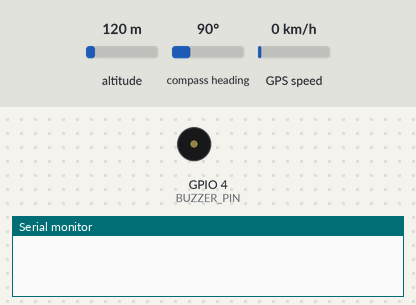
The sketch below on a simulated Seeed XIAO ESP32-C3. On the bench: buzzer (waves = sounding, pin HIGH), the last lines printed to the serial monitor. Inputs (shaded band) come from the test bench; at power-on: GPS speed 0 km/h, altitude 120 m, compass heading 90°. WiFi joins after 1.5 s; servers stay silent unless stated; uploads are accepted with an empty reply; the GPS gets a fix after 3 s at 37.7749, -122.4194 with 8 satellites.

Above: at 0.0 s.
At 8.4 s:
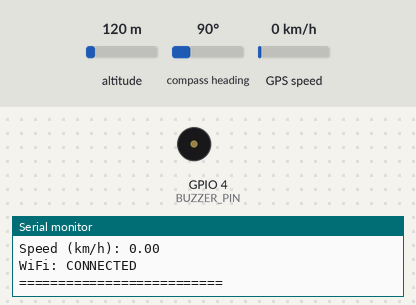
8.5 s: GPS speed set to 30 km/h
12.0 s: GPS speed set to 2 km/h
Timing chart, 0 to 37.5 s (numbered marks = the images above; inputs shaded):
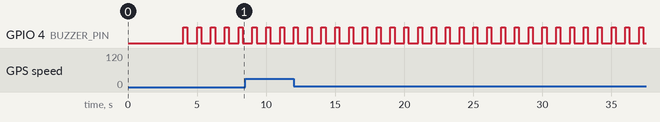

The sketch:

xiao_esp32c3_gps.ino
```cpp
#include <WiFi.h>
#include <HTTPClient.h>
#include <ArduinoJson.h>
#include <TinyGPSPlus.h>

// ==========================================
// XIAO ESP32-C3 + NEO-6M GPS TRACKER
// GPS + WIFI + GEOFENCE + BUZZER
// ==========================================

// GPS CONNECTION
#define GPS_RX_PIN 20       // D7 - GPIO20
#define GPS_TX_PIN 21       // D6 - GPIO21
#define GPS_BAUD 9600

HardwareSerial gpsSerial(1);
TinyGPSPlus gps;

// BUZZER CONNECTION
#define BUZZER_PIN 4        // D2 - GPIO4
#define BUZZER_ACTIVE_LEVEL HIGH

// ==========================================
// WIFI CONFIGURATION
// ==========================================

const char* WIFI_SSID = "Dhruv";
const char* WIFI_PASSWORD = "1234567890";

// ==========================================
// FLASK SERVER CONFIGURATION
// ==========================================

// Laptop IPv4 address
const char* API_URL =
  "http://172.28.195.225:5000/api/location";

// Must match app.py API key
const char* DEVICE_API_KEY = "change-this-device-key";

const char* DEVICE_ID = "xiao-gps-01";

// ==========================================
// GEOFENCE CONFIGURATION
// ==========================================

const double HOME_LATITUDE = 29.857022;
const double HOME_LONGITUDE = 77.916778;

const double GEOFENCE_RADIUS = 100.0;

// ==========================================
// TIMING CONFIGURATION
// ==========================================

const unsigned long SEND_INTERVAL = 10000;
const unsigned long WIFI_RETRY_INTERVAL = 10000;
const unsigned long GPS_TIMEOUT = 5000;
const unsigned long STATUS_INTERVAL = 3000;

unsigned long lastSendTime = 0;
unsigned long lastWiFiAttempt = 0;
unsigned long lastStatusTime = 0;

bool outsideZone = false;
bool geofenceKnown = false;

// ==========================================
// BUZZER CONTROL
// ==========================================

void buzzerOn() {
  digitalWrite(BUZZER_PIN, BUZZER_ACTIVE_LEVEL);
}

void buzzerOff() {
  digitalWrite(BUZZER_PIN,
    BUZZER_ACTIVE_LEVEL == HIGH ? LOW : HIGH);
}

void updateBuzzer() {

  if (!geofenceKnown || !outsideZone) {
    buzzerOff();
    return;
  }

  // Beep pattern: 300ms ON, 700ms OFF
  unsigned long cycleTime = millis() % 1000;

  if (cycleTime < 300) {
    buzzerOn();
  } else {
    buzzerOff();
  }
}

// ==========================================
// WIFI CONNECTION
// ==========================================

void connectWiFi() {

  Serial.println("Connecting to WiFi...");

  WiFi.mode(WIFI_STA);
  WiFi.setSleep(false);
  WiFi.setAutoReconnect(true);

  WiFi.begin(WIFI_SSID, WIFI_PASSWORD);

  lastWiFiAttempt = millis();
}

void maintainWiFi() {

  if (WiFi.status() == WL_CONNECTED) {
    return;
  }

  if (millis() - lastWiFiAttempt >= WIFI_RETRY_INTERVAL) {

    Serial.println("Reconnecting WiFi...");

    WiFi.reconnect();

    lastWiFiAttempt = millis();
  }
}

// ==========================================
// GPS GEOFENCE CALCULATION
// ==========================================

void checkGeofence() {

  if (!gps.location.isValid() ||
      gps.location.age() > GPS_TIMEOUT) {

    geofenceKnown = false;
    outsideZone = false;
    buzzerOff();

    return;
  }

  double latitude = gps.location.lat();
  double longitude = gps.location.lng();

  double distance = TinyGPSPlus::distanceBetween(
    latitude,
    longitude,
    HOME_LATITUDE,
    HOME_LONGITUDE
  );

  bool previousStatus = outsideZone;
  bool wasKnown = geofenceKnown;

  outsideZone = (distance > GEOFENCE_RADIUS);
  geofenceKnown = true;

  // Print only when status changes
  if (!wasKnown || previousStatus != outsideZone) {

    Serial.println();
    Serial.println("======= GEOFENCE ALERT =======");

    Serial.print("Distance from Home: ");
    Serial.print(distance, 2);
    Serial.println(" meters");

    if (outsideZone) {
      Serial.println("WARNING: OUTSIDE SAFE ZONE!");
      Serial.println("BUZZER ALERT ACTIVATED!");
    } else {
      Serial.println("STATUS: IN ZONE");
      Serial.println("BUZZER OFF");
    }

    Serial.println("==============================");
  }
}

// ==========================================
// GPS STATUS MONITORING
// ==========================================

void printGPSStatus() {

  Serial.println();
  Serial.println("======= GPS STATUS =======");

  Serial.print("Characters Processed: ");
  Serial.println(gps.charsProcessed());

  Serial.print("Satellites: ");

  if (gps.satellites.isValid()) {
    Serial.println(gps.satellites.value());
  } else {
    Serial.println("Not Available");
  }

  if (gps.location.isValid() &&
      gps.location.age() <= GPS_TIMEOUT) {

    Serial.print("Latitude: ");
    Serial.println(gps.location.lat(), 6);

    Serial.print("Longitude: ");
    Serial.println(gps.location.lng(), 6);

    Serial.print("GPS Age (ms): ");
    Serial.println(gps.location.age());

    double distance = TinyGPSPlus::distanceBetween(
      gps.location.lat(),
      gps.location.lng(),
      HOME_LATITUDE,
      HOME_LONGITUDE
    );

    Serial.print("Distance from Home: ");
    Serial.print(distance, 2);
    Serial.println(" meters");

    Serial.print("Geofence Status: ");
    Serial.println(outsideZone ? "OUTSIDE" : "IN ZONE");

  } else {
    Serial.println("GPS FIX UNAVAILABLE");
  }

  Serial.print("Speed (km/h): ");
  Serial.println(
    gps.speed.isValid() ? gps.speed.kmph() : 0.0
  );

  Serial.print("WiFi: ");
  Serial.println(
    WiFi.status() == WL_CONNECTED ? "CONNECTED" : "DISCONNECTED"
  );

  Serial.println("==========================");
}

// ==========================================
// SEND LOCATION TO FLASK SERVER
// ==========================================

void sendLocation() {

  if (!gps.location.isValid() ||
      gps.location.age() > GPS_TIMEOUT) {

    Serial.println("GPS fix not ready. Upload skipped.");
    return;
  }

  if (WiFi.status() != WL_CONNECTED) {

    Serial.println("WiFi disconnected. Upload skipped.");
    return;
  }

  checkGeofence();

  double distance = TinyGPSPlus::distanceBetween(
    gps.location.lat(),
    gps.location.lng(),
    HOME_LATITUDE,
    HOME_LONGITUDE
  );

  JsonDocument doc;

  doc["device_id"] = DEVICE_ID;

  doc["latitude"] = gps.location.lat();
  doc["longitude"] = gps.location.lng();

  doc["speed_kmph"] =
    gps.speed.isValid() ? gps.speed.kmph() : 0.0;

  doc["satellites"] =
    gps.satellites.isValid() ? gps.satellites.value() : 0;

  doc["hdop"] =
    gps.hdop.isValid() ? gps.hdop.hdop() : 0.0;

  // GEOFENCE DATA
  doc["geofence_status"] =
    outsideZone ? "OUTSIDE" : "IN_ZONE";

  doc["distance_from_home_m"] = distance;

  // DASHBOARD ALERT MESSAGE
  doc["alert_message"] =
    outsideZone
    ? "WARNING: Device is outside Home Safe Zone!"
    : "Device is inside Home Safe Zone.";

  doc["buzzer_state"] =
    outsideZone ? "ON" : "OFF";

  String payload;
  serializeJson(doc, payload);

  HTTPClient http;

  http.begin(API_URL);

  http.addHeader("Content-Type", "application/json");
  http.addHeader("X-API-Key", DEVICE_API_KEY);

  http.setTimeout(8000);

  Serial.println();
  Serial.println("Sending GPS Data...");
  Serial.println(payload);

  int httpCode = http.POST(payload);

  if (httpCode > 0) {

    Serial.print("HTTP Response Code: ");
    Serial.println(httpCode);

    String response = http.getString();

    Serial.print("Server Response: ");
    Serial.println(response);

    if (httpCode == 200 || httpCode == 201) {
      Serial.println("GPS DATA UPLOADED SUCCESSFULLY!");
    } else {
      Serial.println("SERVER ERROR - CHECK FLASK API");
    }

  } else {

    Serial.print("HTTP Request Failed: ");
    Serial.println(http.errorToString(httpCode));
  }

  http.end();
}

// ==========================================
// SETUP
// ==========================================

void setup() {

  Serial.begin(115200);
  delay(1500);

  Serial.println();
  Serial.println("================================");
  Serial.println(" XIAO ESP32-C3 GPS TRACKER");
  Serial.println(" GEOFENCE + BUZZER SYSTEM");
  Serial.println("================================");

  // Initialize buzzer
  pinMode(BUZZER_PIN, OUTPUT);
  buzzerOff();

  // Initialize GPS
  gpsSerial.begin(
    GPS_BAUD,
    SERIAL_8N1,
    GPS_RX_PIN,
    GPS_TX_PIN
  );

  Serial.println("GPS UART Started!");

  // Start WiFi
  connectWiFi();

  Serial.println("System Initialization Complete!");
}

// ==========================================
// MAIN LOOP
// ==========================================

void loop() {

  // Read GPS continuously
  while (gpsSerial.available() > 0) {

    char c = gpsSerial.read();
    gps.encode(c);
  }

  // Update geofence
  checkGeofence();

  // Update buzzer
  updateBuzzer();

  // Maintain WiFi
  maintainWiFi();

  // Print status every 3 seconds
  if (millis() - lastStatusTime >= STATUS_INTERVAL) {

    lastStatusTime = millis();
    printGPSStatus();
  }

  // Upload location every 10 seconds
  if (millis() - lastSendTime >= SEND_INTERVAL) {

    lastSendTime = millis();
    sendLocation();
  }

  delay(5);
}
```

Measured:
- by itself, GPIO 4 (BUZZER_PIN): alternates HIGH for 0.30 s and LOW for 0.70 s
